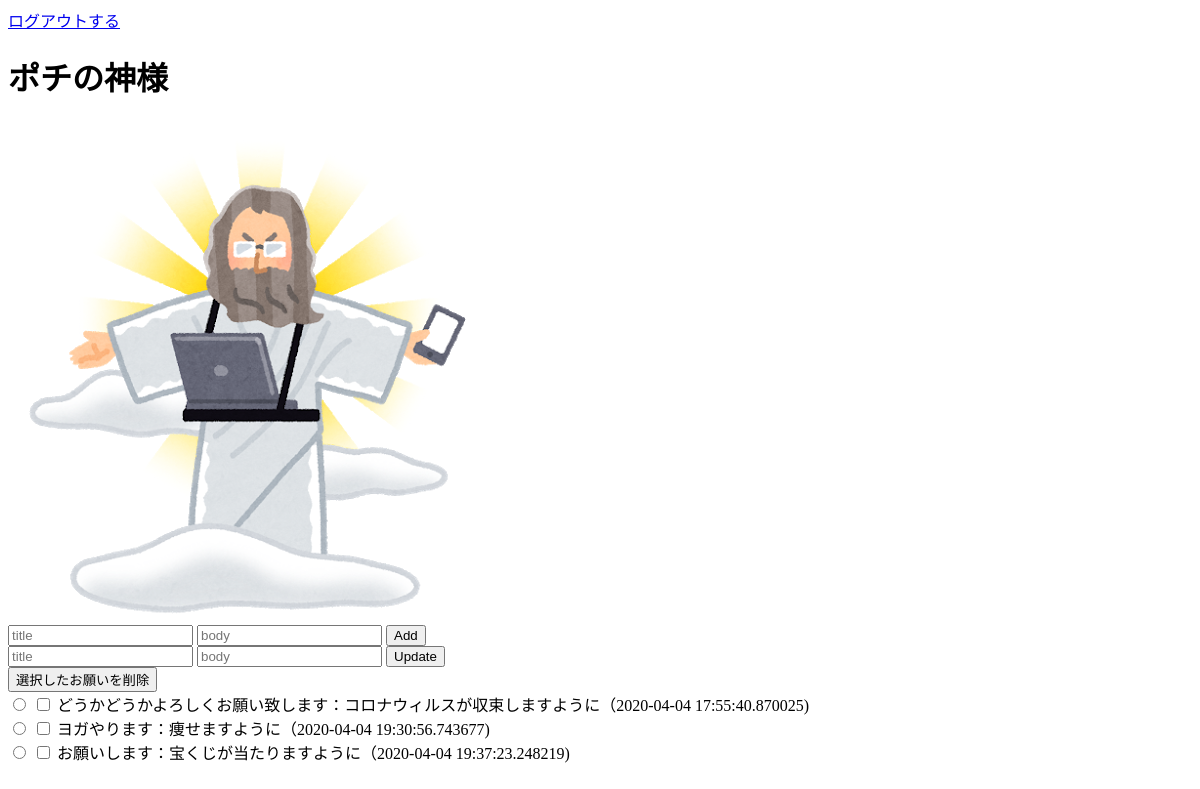
The app's page /index (signed in), older data.
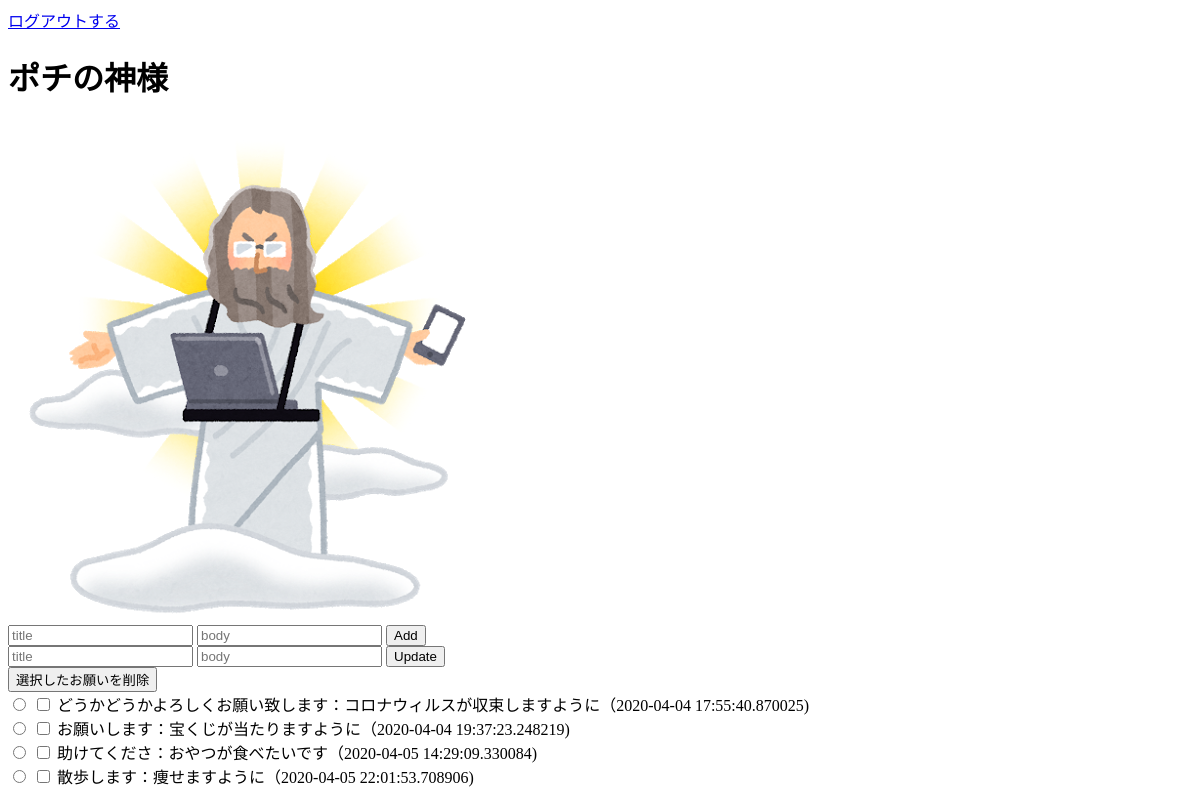
The same page, newer data.
### models/models.py (models this page shows, shortened)
class Dream(Base):
    __tablename__ = 'dreams'
    id = Column(Integer, primary_key=True)
    title = Column(String(128))
    body = Column(Text)
    date = Column(DateTime, default=datetime.now())

### app/app.py (the view)
@app.route("/")
@app.route("/index")
def index():
    if "user_name" in session:
        name = session["user_name"]
        all_dream = Dream.query.all()
        return render_template("index.html",name=name,all_dream=all_dream)
    else:
        return redirect(url_for("top"))

### app/templates/index.html (shortened to what this page needs)
<!DOCTYPE html>
<html>
    <head>
    </head>
    <a href="/logout">ログアウトする</a>
    <body>
    {% if name == "のぶりん" %}
    <h1>{{name}}のインターネット神様</h1>
    {% elif name %}
    <h1>{{name}}の神様</h1>
    {% else %}
    <h1>ただの神様</h1>
    {% endif %}
    <img src="/static/images/internet_god.png" alt="神様">
    <form action="/add" method="post">
        <input type="text" name="title" placeholder="title">
        <input type="text" name="body" placeholder="body">
        <input type="submit" value="Add">
    </form>
    <form action="/update" method="post" id="update">
        <input type="text" name="title" placeholder="title">
        <input type="text" name="body" placeholder="body">
        <input type="submit" value="Update">
    </form>
    <form action="/delete" method="post" id="delete">
        <input type="submit" value="選択したお願いを削除">
    </form>
        {% for dream in all_dream %}
        <div>
            <input type="radio" name="update" form="update" value={{dream.id}}>
            <input type="checkbox" name="delete" form="delete" value={{dream.id}}>
            {{dream.title}}：{{dream.body}}（{{dream.date}})
        </div>
        {% endfor %}
    </body>
</html>

Row changes from the older to the newer data that the page shows:
removed Dream: title "ヨガやります", body "痩せますように", date "2020-04-04 19:30:56.743677"
added Dream: title "助けてくださ", body "おやつが食べたいです", date "2020-04-05 14:29:09.330084"
added Dream: title "散歩します", body "痩せますように", date "2020-04-05 22:01:53.708906"
